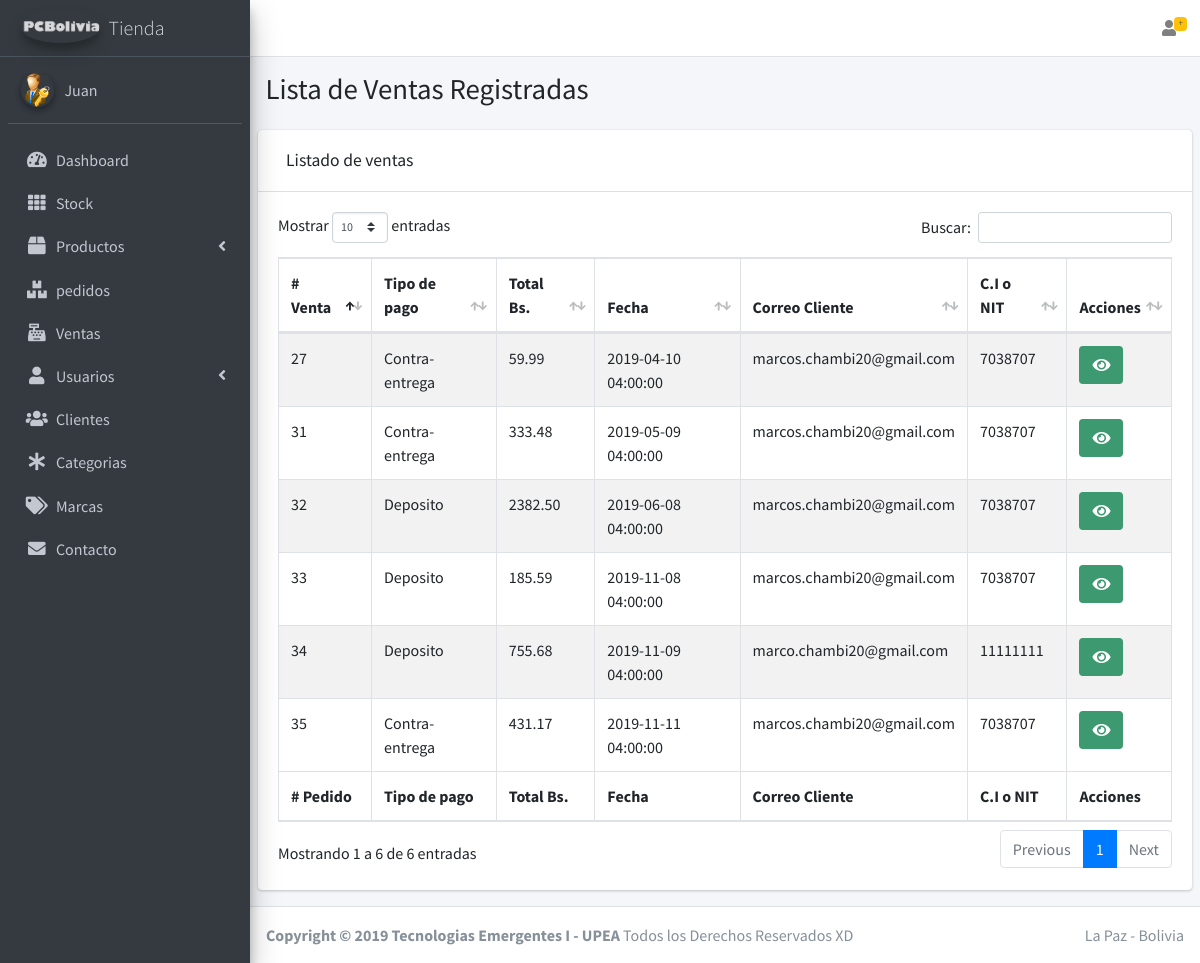
The page /admin/crud-ventas.php (signed in) on the database its author committed.
### tables this page shows
CREATE TABLE `venta` (
  `id_venta` int NOT NULL,
  `tipo_pago` varchar(30) NOT NULL,
  `total_pago` float(10,2) NOT NULL,
  `fecha_venta` timestamp NOT NULL DEFAULT CURRENT_TIMESTAMP,
  `id_cliente` int NOT NULL
);

CREATE TABLE `cliente` (
  `id_cliente` int NOT NULL,
  `nombre_cliente` varchar(50) NOT NULL,
  `apellido_cliente` varchar(50) NOT NULL,
  `nit` varchar(15) NOT NULL,
  `correo` varchar(100) NOT NULL,
  `password` varchar(200) NOT NULL,
  `fecha_registro` date NOT NULL,
  `telefono` varchar(14) NOT NULL,
  `direccion` varchar(300) NOT NULL,
  `id_ciudad` int NOT NULL
);

### admin/modelos/Venta.php (called while the page is built, shortened)
<?php
class Venta
{
        public function selectVenta()
        {
            $con=new Conexion();
            $sql= "SELECT * FROM venta JOIN cliente using(id_cliente)
                    ORDER BY id_venta DESC";
            $res=$con->query($sql);
            return $res;
        }
}

### admin/crud-ventas.php (the view)
<?php
    require_once 'templates/header.php';
    require_once 'templates/barra.php';
    require_once 'templates/aside.php';
?>
<?php
    include 'modelos/Venta.php';
    $venta=Venta::ningunDato();
    $res=$venta->selectVenta();
?>
<section class="content-header">
    <div class="container-fluid">
        <div class="row mb-2">
            <div class="col-sm-6">
                <h1>Lista de Ventas Registradas</h1>
            </div>
        </div>
    </div>
</section>
<section class="content">
    <div class="row">
        <div class=" col-sm-12">
            <div class="card ">
                <div class="card-header d-flex bd-highlight ">
                    <h3 class="card-title p-2 flex-grow-1 bd-highlight">Listado de ventas</h3>
                </div>
                <div class="card-body table-responsive ">
                    <table id="example1" class="table table-bordered table-striped  tabla-crud-pedidos">
                        <thead>
                            <tr>
                                <th># Venta</th>
                                <th>Tipo de pago</th>
                                <th>Total Bs.</th>
                                <th>Fecha</th>
                                <th>Correo Cliente</th>
                                <th>C.I o NIT</th>
                                <th>Acciones</th>
                            </tr>
                        </thead>
                        <tbody>
                            <?php
                    if ($res) {
                        while ($row = $res->fetch_assoc()) {
                    ?>
                            <tr>
                                <td><?php echo $row['id_venta'] ;?></td>
                                <td><?php echo $row['tipo_pago'] ;?></td>
                                <td><?php echo $row['total_pago'] ;?></td>
                                <td><?php echo $row['fecha_venta'] ;?></td>
                                <td><?php echo $row['correo'] ;?></td>
                                <td><?php echo $row['nit'] ;?></td>
                                <td>
                                    <a href="ver-venta.php?id=<?php echo $row['id_venta'] ;?>"
                                        class="btn bg-olive hover" data-toggle="tooltip" data-placement="left" title="Ver Detalles de Venta">
                                        <i class=" fas fa-eye"></i>
                                    </a>
                                </td>
                            </tr>
                            <?php
                        }
                    }
                    ?>
                        </tbody>
                        <tfoot>
                            <tr>
                                <th># Pedido</th>
                                <th>Tipo de pago</th>
                                <th>Total Bs.</th>
                                <th>Fecha</th>
                                <th>Correo Cliente</th>
                                <th>C.I o NIT</th>
                                <th>Acciones</th>
                            </tr>
                        </tfoot>
                    </table>
                </div>
            </div>
        </div>
    </div>
</section>
<?php
    require_once 'templates/footer.php';
?>

### rows shown on the page
venta: id_venta "35", tipo_pago "Contra-entrega", total_pago "431.17", fecha_venta "2019-11-11 04:00:00", id_cliente.correo "marcos.chambi20@gmail.com", id_cliente.nit "7038707"
venta: id_venta "34", tipo_pago "Deposito", total_pago "755.68", fecha_venta "2019-11-09 04:00:00", id_cliente.correo "marco.chambi20@gmail.com", id_cliente.nit "11111111"
venta: id_venta "33", tipo_pago "Deposito", total_pago "185.59", fecha_venta "2019-11-08 04:00:00", id_cliente.correo "marcos.chambi20@gmail.com", id_cliente.nit "7038707"
venta: id_venta "32", tipo_pago "Deposito", total_pago "2382.50", fecha_venta "2019-06-08 04:00:00", id_cliente.correo "marcos.chambi20@gmail.com", id_cliente.nit "7038707"
venta: id_venta "31", tipo_pago "Contra-entrega", total_pago "333.48", fecha_venta "2019-05-09 04:00:00", id_cliente.correo "marcos.chambi20@gmail.com", id_cliente.nit "7038707"
venta: id_venta "27", tipo_pago "Contra-entrega", total_pago "59.99", fecha_venta "2019-04-10 04:00:00", id_cliente.correo "marcos.chambi20@gmail.com", id_cliente.nit "7038707"

### other values the page prints
$_SESSION['nombre'] "Juan"
